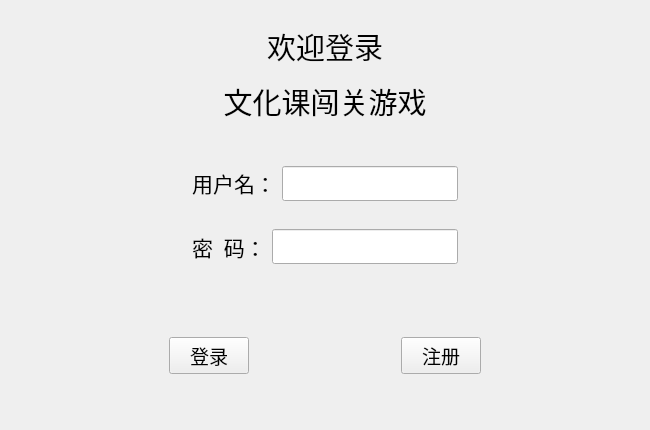
<?xml version="1.0" encoding="UTF-8"?>
<ui version="4.0">
 <class>Widget</class>
 <widget class="QWidget" name="Widget">
  <property name="enabled">
   <bool>true</bool>
  </property>
  <property name="geometry">
   <rect>
    <x>0</x>
    <y>0</y>
    <width>650</width>
    <height>430</height>
   </rect>
  </property>
  <property name="font">
   <font>
    <stylestrategy>PreferAntialias</stylestrategy>
   </font>
  </property>
  <property name="mouseTracking">
   <bool>true</bool>
  </property>
  <property name="tabletTracking">
   <bool>true</bool>
  </property>
  <property name="contextMenuPolicy">
   <enum>Qt::ActionsContextMenu</enum>
  </property>
  <property name="acceptDrops">
   <bool>true</bool>
  </property>
  <property name="windowTitle">
   <string>登录</string>
  </property>
  <property name="windowIcon">
   <iconset resource="res.qrc">
    <normaloff>:/pic/logo.jpg</normaloff>:/pic/logo.jpg</iconset>
  </property>
  <layout class="QVBoxLayout" name="verticalLayout">
   <item>
    <widget class="QWidget" name="widget" native="true">
     <layout class="QHBoxLayout" name="horizontalLayout">
      <item>
       <widget class="QLabel" name="label_3">
        <property name="font">
         <font>
          <family>楷体</family>
          <stylestrategy>PreferAntialias</stylestrategy>
         </font>
        </property>
        <property name="text">
         <string>&lt;html&gt;&lt;head/&gt;&lt;body&gt;&lt;p align=&quot;center&quot;&gt;&lt;span style=&quot; font-size:22pt;&quot;&gt;欢迎登录&lt;/span&gt;&lt;/p&gt;&lt;p align=&quot;center&quot;&gt;&lt;span style=&quot; font-size:22pt;&quot;&gt;文化课闯关游戏&lt;/span&gt;&lt;/p&gt;&lt;/body&gt;&lt;/html&gt;</string>
        </property>
       </widget>
      </item>
     </layout>
    </widget>
   </item>
   <item>
    <widget class="QWidget" name="widget_5" native="true">
     <layout class="QGridLayout" name="gridLayout">
      <item row="1" column="1">
       <widget class="QWidget" name="widget_4" native="true">
        <layout class="QHBoxLayout" name="horizontalLayout_4">
         <item>
          <widget class="QLabel" name="label_2">
           <property name="font">
            <font>
             <family>楷体</family>
             <pointsize>16</pointsize>
             <stylestrategy>PreferAntialias</stylestrategy>
            </font>
           </property>
           <property name="text">
            <string>密  码：</string>
           </property>
          </widget>
         </item>
         <item>
          <widget class="QLineEdit" name="PasswdlineEdit">
           <property name="font">
            <font>
             <family>黑体</family>
             <pointsize>14</pointsize>
             <stylestrategy>PreferAntialias</stylestrategy>
            </font>
           </property>
           <property name="contextMenuPolicy">
            <enum>Qt::DefaultContextMenu</enum>
           </property>
           <property name="echoMode">
            <enum>QLineEdit::Password</enum>
           </property>
          </widget>
         </item>
        </layout>
       </widget>
      </item>
      <item row="1" column="0">
       <spacer name="horizontalSpacer">
        <property name="orientation">
         <enum>Qt::Horizontal</enum>
        </property>
        <property name="sizeHint" stdset="0">
         <size>
          <width>40</width>
          <height>20</height>
         </size>
        </property>
       </spacer>
      </item>
      <item row="0" column="1">
       <widget class="QWidget" name="widget_2" native="true">
        <layout class="QHBoxLayout" name="horizontalLayout_3">
         <item>
          <widget class="QLabel" name="label">
           <property name="font">
            <font>
             <family>楷体</family>
             <pointsize>16</pointsize>
             <stylestrategy>PreferAntialias</stylestrategy>
            </font>
           </property>
           <property name="text">
            <string>&lt;html&gt;&lt;head/&gt;&lt;body&gt;&lt;p align=&quot;center&quot;&gt;用户名：&lt;/p&gt;&lt;/body&gt;&lt;/html&gt;</string>
           </property>
          </widget>
         </item>
         <item>
          <widget class="QLineEdit" name="UserlineEdit">
           <property name="font">
            <font>
             <family>黑体</family>
             <pointsize>14</pointsize>
             <stylestrategy>PreferAntialias</stylestrategy>
            </font>
           </property>
           <property name="text">
            <string/>
           </property>
          </widget>
         </item>
        </layout>
       </widget>
      </item>
      <item row="1" column="2">
       <spacer name="horizontalSpacer_2">
        <property name="orientation">
         <enum>Qt::Horizontal</enum>
        </property>
        <property name="sizeHint" stdset="0">
         <size>
          <width>40</width>
          <height>20</height>
         </size>
        </property>
       </spacer>
      </item>
     </layout>
    </widget>
   </item>
   <item>
    <widget class="QWidget" name="widget_3" native="true">
     <layout class="QHBoxLayout" name="horizontalLayout_2">
      <item>
       <spacer name="horizontalSpacer_3">
        <property name="orientation">
         <enum>Qt::Horizontal</enum>
        </property>
        <property name="sizeHint" stdset="0">
         <size>
          <width>40</width>
          <height>20</height>
         </size>
        </property>
       </spacer>
      </item>
      <item>
       <widget class="QPushButton" name="StartButton">
        <property name="enabled">
         <bool>true</bool>
        </property>
        <property name="sizePolicy">
         <sizepolicy hsizetype="Minimum" vsizetype="Fixed">
          <horstretch>0</horstretch>
          <verstretch>20</verstretch>
         </sizepolicy>
        </property>
        <property name="font">
         <font>
          <family>楷体</family>
          <pointsize>14</pointsize>
          <stylestrategy>PreferAntialias</stylestrategy>
         </font>
        </property>
        <property name="text">
         <string>登录</string>
        </property>
        <property name="iconSize">
         <size>
          <width>20</width>
          <height>20</height>
         </size>
        </property>
        <property name="autoRepeatDelay">
         <number>300</number>
        </property>
        <property name="autoDefault">
         <bool>false</bool>
        </property>
        <property name="default">
         <bool>false</bool>
        </property>
       </widget>
      </item>
      <item>
       <spacer name="horizontalSpacer_5">
        <property name="orientation">
         <enum>Qt::Horizontal</enum>
        </property>
        <property name="sizeHint" stdset="0">
         <size>
          <width>40</width>
          <height>20</height>
         </size>
        </property>
       </spacer>
      </item>
      <item>
       <widget class="QPushButton" name="RegisterButton">
        <property name="font">
         <font>
          <family>楷体</family>
          <pointsize>14</pointsize>
          <stylestrategy>PreferAntialias</stylestrategy>
         </font>
        </property>
        <property name="text">
         <string>注册</string>
        </property>
        <property name="iconSize">
         <size>
          <width>20</width>
          <height>20</height>
         </size>
        </property>
       </widget>
      </item>
      <item>
       <spacer name="horizontalSpacer_4">
        <property name="orientation">
         <enum>Qt::Horizontal</enum>
        </property>
        <property name="sizeHint" stdset="0">
         <size>
          <width>40</width>
          <height>20</height>
         </size>
        </property>
       </spacer>
      </item>
     </layout>
    </widget>
   </item>
  </layout>
 </widget>
 <layoutdefault spacing="6" margin="11"/>
 <resources>
  <include location="res.qrc"/>
 </resources>
 <connections/>
</ui>
